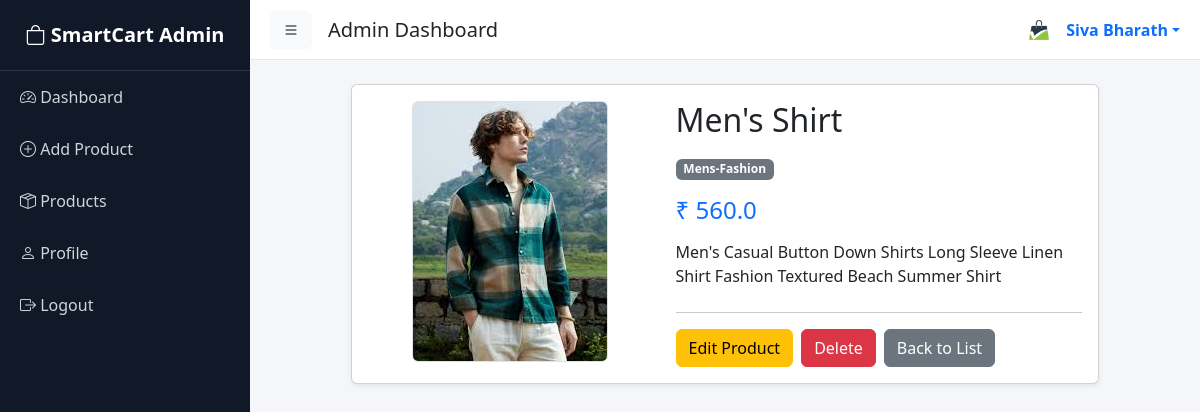
Screenshot of /admin/view-item/3 (signed in) with the database file from the repository.
### tables this page shows
CREATE TABLE admin(
    admin_id INTEGER PRIMARY KEY AUTOINCREMENT,
    name TEXT,
    email TEXT UNIQUE,
    password TEXT,
    profile_image TEXT
);

CREATE TABLE products(
    product_id INTEGER PRIMARY KEY AUTOINCREMENT,
    name TEXT,
    description TEXT,
    category TEXT,
    price REAL,
    image TEXT,
    admin_id INTEGER NOT NULL,
    FOREIGN KEY (admin_id) REFERENCES admin(admin_id) ON DELETE CASCADE
);

### app.py (the view)
@app.route('/admin/view-item/<int:item_id>')
def view_item(item_id):
    if 'admin_id' not in session:
        flash("Please login first!", "admin_danger")
        return redirect('/admin-login')
    conn = get_db_connection()
    cursor = conn.cursor()
    admin_id = session['admin_id']
    cursor.execute("SELECT * FROM products WHERE product_id=? AND admin_id=?",(item_id, admin_id))
    product = cursor.fetchone()
    cursor.close()
    conn.close()
    if not product:
        flash("Product not found!", "admin_danger")
        return redirect('/admin/item-list')
    return render_template("admin/view_item.html", product=product)

### app.py (called while the page is built, shortened)
def get_db_connection():
    conn = sqlite3.connect(os.path.join(BASE_DIR, "smartcart.db"), timeout=20)
    conn.row_factory = sqlite3.Row
    conn.execute("PRAGMA foreign_keys = ON")
    conn.execute("PRAGMA journal_mode=WAL")
    return conn

@app.context_processor
def inject_admin():
    if 'admin_id' in session:
        conn = get_db_connection()
        cursor = conn.cursor()
        cursor.execute("SELECT * FROM admin WHERE admin_id = ?", (session['admin_id'],))
        admin = cursor.fetchone()
        cursor.close()
        conn.close()
        return dict(current_admin=admin)
    return dict(current_admin=None)

@app.context_processor
def cart_count():
    if 'user_id' not in session:
        return dict(cart_count=0)

@app.context_processor
def global_categories():
    conn = get_db_connection()
    cursor = conn.cursor()
    cursor.execute("SELECT DISTINCT category FROM products")
    categories = cursor.fetchall()
    cursor.close()
    conn.close()
    return dict(categories=categories)

### templates/admin/view_item.html (shortened to what this page needs)
{% extends 'admin/base.html' %}
{% block content %}
<div class="row justify-content-center">
    <div class="col-lg-10">
        <div class="card shadow-sm">
            <div class="card-body">
                <div class="row">
                    <div class="col-md-5 text-center">
                        <img src="{{ url_for('static', filename='uploads/product_images/' + product.image) }}"
                             class="img-fluid rounded border"
                             style="max-height:350px;">
                    </div>
                    <div class="col-md-7">
                        <h2 class="mb-3">{{ product.name }}</h2>
                        <span class="badge bg-secondary mb-3">
                            {{ product.category }}
                        </span>
                        <h4 class="text-primary mb-3">
                            ₹ {{ product.price }}
                        </h4>
                        <p class="mb-4">
                            {{ product.description }}
                        </p>
                        <hr>
                        <div class="d-flex flex-wrap gap-2">
                            <a href="/admin/update-item/{{ product.product_id }}"
                               class="btn btn-warning">
                                Edit Product
                            </a>
                            <a href="/admin/delete-item/{{ product.product_id }}"
                               class="btn btn-danger"
                               onclick="return confirm('Delete this product?');">
                                Delete
                            </a>
                            <a href="/admin/item-list"
                               class="btn btn-secondary">
                                Back to List
                            </a>
                        </div>
                    </div>
                </div>
            </div>
        </div>
    </div>
</div>
{% endblock %}

### templates/admin/_topbar.html (shortened to what this page needs)
<nav class="topbar d-flex justify-content-between align-items-center">
    <div class="d-flex align-items-center">
        <button id="toggleBtn" class="btn btn-light me-3">
            <i class="bi bi-list"></i>
        </button>
        <h5 class="mb-0">Admin Dashboard</h5>
    </div>
    {% if current_admin %}
    <div class="dropdown">
        <a class="d-flex align-items-center text-decoration-none dropdown-toggle"
           href="#" role="button" data-bs-toggle="dropdown">
            {% if current_admin.profile_image %}
                <img src="{{ url_for('static', filename='uploads/admin_profiles/' + current_admin.profile_image) }}"
                     class="rounded-circle me-2"
                     style="width:38px; height:38px; object-fit:cover;">
            {% else %}
                <img src="https://cdn-icons-png.flaticon.com/512/149/149071.png"
                     class="rounded-circle me-2"
                     style="width:38px; height:38px;">
            {% endif %}
            <strong>{{ current_admin.name }}</strong>
        </a>
    </div>
    {% endif %}
</nav>

### static/css/admin.css (style rules this page uses)
body { background:#f4f6f9; font-family:'Segoe UI',sans-serif; }
.topbar { height:60px; background:white; border-bottom:1px solid #e5e7eb; display:flex; align-items:center; padding:0 20px; }
#toggleBtn { position:relative; z-index:1200; }

### rows the page displays
admin: profile_image (placeholder picture), name "Siva Bharath"
products: image (picture), name "Men's Shirt", category "Mens-Fashion", price "560.0", description "Men's Casual Button Down Shirts Long Sleeve Linen Shirt Fashion Textured Beach Summer Shirt"
